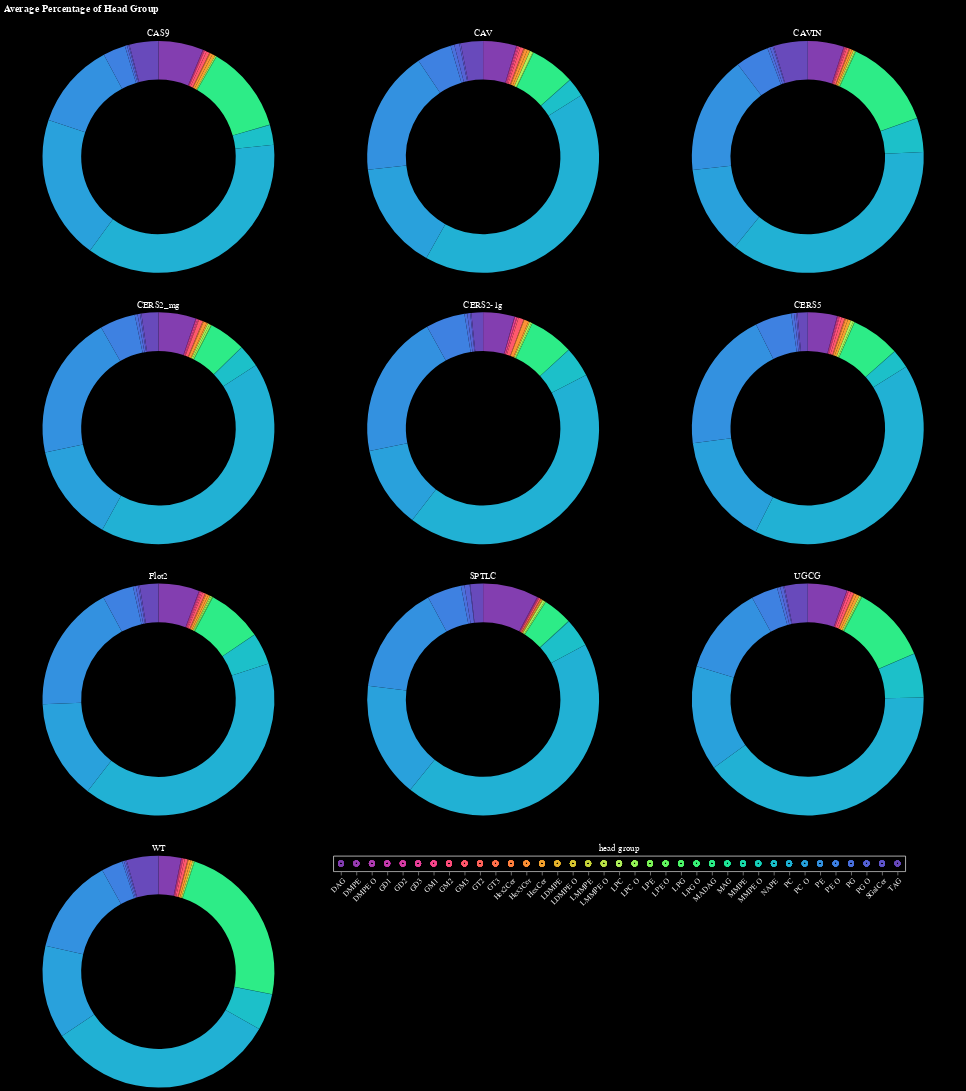

The notebook cell saved with this chart:
### Code cell
chart_list = []

# create selection tool
click = alt.selection_point(fields=['head group'])

# create head group legend
heads = alt.Chart(h).mark_point().encode(
    x=alt.X('head group').axis(labelAngle=-45),
    color=alt.condition(click, 'head group', alt.value('lightgray')),
    ).add_params(click).properties(title={'text':[], 'subtitle':'head group', 'subtitleColor':'white'})

for ptn in h['protein'].unique():
    source = h[h['protein'] == ptn]
    
    donut = alt.Chart(source).mark_arc(innerRadius=100).encode(
        theta='mean(percentage):Q',
        color=alt.condition(click, 'head group', alt.value('lightgray'), scale=alt.Scale(scheme='rainbow'), legend=None),
        opacity = alt.condition(click, alt.value(1), alt.value(0.1)),
        tooltip=['head group', 'mean(percentage)']
    ).add_params(click).properties(
        width=400,
        title={'text':[], 'subtitle':ptn, 'subtitleColor':'white'}
    )
    
    chart_list.append(donut)
    
d = alt.hconcat(*chart_list[:3]) & alt.hconcat(*chart_list[3:6]) & alt.hconcat(*chart_list[6:9]) & (chart_list[9] | heads)
d = d.properties(title=alt.Title('Average Percentage of Head Group', color='white')).configure(background='black').configure_axis(labelColor='white')
d.save('graphs/pos_mode_whole_dataset/head_group_donut_charts_interactive.html')
d

### Figure 1 — Vega-Lite specification as saved in the notebook (floating-point values rounded to 4 significant figures; data arrays with more than 128 entries replaced by an {"elided": "..."} marker saying what was removed)
{"config": {"view": {"continuousWidth": 300, "continuousHeight": 300}, "axis": {"labelColor": "white"}, "background": "black"}, "vconcat": [{"hconcat": [{"data": {"name": "data-e273de387ab2031afc46f2370f9f004d"}, "mark": {"type": "arc", "innerRadius": 100}, "encoding": {"color": {"condition": {"param": "param_91", "field": "head group", "scale": {"scheme": "rainbow"}, "legend": null, "type": "nominal"}, "value": "lightgray"}, "opacity": {"condition": {"param": "param_91", "value": 1}, "value": 0.1}, "theta": {"aggregate": "mean", "field": "percentage", "type": "quantitative"}, "tooltip": [{"field": "head group", "type": "nominal"}, {"aggregate": "mean", "field": "percentage", "type": "quantitative"}]}, "name": "view_707", "title": {"text": [], "subtitle": "CAS9", "subtitleColor": "white"}, "width": 400}, {"data": {"name": "data-caf2b40c04989602dc8548fdb1cca4ad"}, "mark": {"type": "arc", "innerRadius": 100}, "encoding": {"color": {"condition": {"param": "param_91", "field": "head group", "scale": {"scheme": "rainbow"}, "legend": null, "type": "nominal"}, "value": "lightgray"}, "opacity": {"condition": {"param": "param_91", "value": 1}, "value": 0.1}, "theta": {"aggregate": "mean", "field": "percentage", "type": "quantitative"}, "tooltip": [{"field": "head group", "type": "nominal"}, {"aggregate": "mean", "field": "percentage", "type": "quantitative"}]}, "name": "view_708", "title": {"text": [], "subtitle": "CAV", "subtitleColor": "white"}, "width": 400}, {"data": {"name": "data-98a0066be699f89de4b004aab5af84eb"}, "mark": {"type": "arc", "innerRadius": 100}, "encoding": {"color": {"condition": {"param": "param_91", "field": "head group", "scale": {"scheme": "rainbow"}, "legend": null, "type": "nominal"}, "value": "lightgray"}, "opacity": {"condition": {"param": "param_91", "value": 1}, "value": 0.1}, "theta": {"aggregate": "mean", "field": "percentage", "type": "quantitative"}, "tooltip": [{"field": "head group", "type": "nominal"}, {"aggregate": "mean", "field": "percentage", "type": "quantitative"}]}, "name": "view_709", "title": {"text": [], "subtitle": "CAVIN", "subtitleColor": "white"}, "width": 400}]}, {"hconcat": [{"data": {"name": "data-891fd4ae34236965fec36c2085e661a0"}, "mark": {"type": "arc", "innerRadius": 100}, "encoding": {"color": {"condition": {"param": "param_91", "field": "head group", "scale": {"scheme": "rainbow"}, "legend": null, "type": "nominal"}, "value": "lightgray"}, "opacity": {"condition": {"param": "param_91", "value": 1}, "value": 0.1}, "theta": {"aggregate": "mean", "field": "percentage", "type": "quantitative"}, "tooltip": [{"field": "head group", "type": "nominal"}, {"aggregate": "mean", "field": "percentage", "type": "quantitative"}]}, "name": "view_710", "title": {"text": [], "subtitle": "CERS2_mg", "subtitleColor": "white"}, "width": 400}, {"data": {"name": "data-68cbc73e96c4d0ee3ee817556d249468"}, "mark": {"type": "arc", "innerRadius": 100}, "encoding": {"color": {"condition": {"param": "param_91", "field": "head group", "scale": {"scheme": "rainbow"}, "legend": null, "type": "nominal"}, "value": "lightgray"}, "opacity": {"condition": {"param": "param_91", "value": 1}, "value": 0.1}, "theta": {"aggregate": "mean", "field": "percentage", "type": "quantitative"}, "tooltip": [{"field": "head group", "type": "nominal"}, {"aggregate": "mean", "field": "percentage", "type": "quantitative"}]}, "name": "view_711", "title": {"text": [], "subtitle": "CERS2-1g", "subtitleColor": "white"}, "width": 400}, {"data": {"name": "data-40907ee4a3d3611c183fd536f239e84d"}, "mark": {"type": "arc", "innerRadius": 100}, "encoding": {"color": {"condition": {"param": "param_91", "field": "head group", "scale": {"scheme": "rainbow"}, "legend": null, "type": "nominal"}, "value": "lightgray"}, "opacity": {"condition": {"param": "param_91", "value": 1}, "value": 0.1}, "theta": {"aggregate": "mean", "field": "percentage", "type": "quantitative"}, "tooltip": [{"field": "head group", "type": "nominal"}, {"aggregate": "mean", "field": "percentage", "type": "quantitative"}]}, "name": "view_712", "title": {"text": [], "subtitle": "CERS5", "subtitleColor": "white"}, "width": 400}]}, {"hconcat": [{"data": {"name": "data-7c1ab8a8553e21114c563cb2d146916d"}, "mark": {"type": "arc", "innerRadius": 100}, "encoding": {"color": {"condition": {"param": "param_91", "field": "head group", "scale": {"scheme": "rainbow"}, "legend": null, "type": "nominal"}, "value": "lightgray"}, "opacity": {"condition": {"param": "param_91", "value": 1}, "value": 0.1}, "theta": {"aggregate": "mean", "field": "percentage", "type": "quantitative"}, "tooltip": [{"field": "head group", "type": "nominal"}, {"aggregate": "mean", "field": "percentage", "type": "quantitative"}]}, "name": "view_713", "title": {"text": [], "subtitle": "Flot2", "subtitleColor": "white"}, "width": 400}, {"data": {"name": "data-2565128163189a5874560900d6d12f7d"}, "mark": {"type": "arc", "innerRadius": 100}, "encoding": {"color": {"condition": {"param": "param_91", "field": "head group", "scale": {"scheme": "rainbow"}, "legend": null, "type": "nominal"}, "value": "lightgray"}, "opacity": {"condition": {"param": "param_91", "value": 1}, "value": 0.1}, "theta": {"aggregate": "mean", "field": "percentage", "type": "quantitative"}, "tooltip": [{"field": "head group", "type": "nominal"}, {"aggregate": "mean", "field": "percentage", "type": "quantitative"}]}, "name": "view_714", "title": {"text": [], "subtitle": "SPTLC", "subtitleColor": "white"}, "width": 400}, {"data": {"name": "data-26feac4a4642c12dbb1eb9bd4c5dbe4d"}, "mark": {"type": "arc", "innerRadius": 100}, "encoding": {"color": {"condition": {"param": "param_91", "field": "head group", "scale": {"scheme": "rainbow"}, "legend": null, "type": "nominal"}, "value": "lightgray"}, "opacity": {"condition": {"param": "param_91", "value": 1}, "value": 0.1}, "theta": {"aggregate": "mean", "field": "percentage", "type": "quantitative"}, "tooltip": [{"field": "head group", "type": "nominal"}, {"aggregate": "mean", "field": "percentage", "type": "quantitative"}]}, "name": "view_715", "title": {"text": [], "subtitle": "UGCG", "subtitleColor": "white"}, "width": 400}]}, {"hconcat": [{"data": {"name": "data-0f31254afb0923d5c98eb8ccd5a5c7cf"}, "mark": {"type": "arc", "innerRadius": 100}, "encoding": {"color": {"condition": {"param": "param_91", "field": "head group", "scale": {"scheme": "rainbow"}, "legend": null, "type": "nominal"}, "value": "lightgray"}, "opacity": {"condition": {"param": "param_91", "value": 1}, "value": 0.1}, "theta": {"aggregate": "mean", "field": "percentage", "type": "quantitative"}, "tooltip": [{"field": "head group", "type": "nominal"}, {"aggregate": "mean", "field": "percentage", "type": "quantitative"}]}, "name": "view_716", "title": {"text": [], "subtitle": "WT", "subtitleColor": "white"}, "width": 400}, {"data": {"name": "data-fe34f9e50c031be2294e9ba7eafbcbc2"}, "mark": {"type": "point"}, "encoding": {"color": {"condition": {"param": "param_91", "field": "head group"}, "value": "lightgray"}, "x": {"axis": {"labelAngle": -45}, "field": "head group", "type": "nominal"}}, "name": "view_717", "title": {"text": [], "subtitle": "head group", "subtitleColor": "white"}}]}], "params": [{"name": "param_91", "select": {"type": "point", "fields": ["head group"]}, "views": ["view_707", "view_708", "view_709", "view_710", "view_711", "view_712", "view_713", "view_714", "view_715", "view_716", "view_717"]}], "title": {"text": "Average Percentage of Head Group", "color": "white"}, "$schema": "https://vega.github.io/schema/vega-lite/v5.16.3.json", "datasets": {"data-e273de387ab2031afc46f2370f9f004d": {"elided": "148 records"}, "data-caf2b40c04989602dc8548fdb1cca4ad": {"elided": "148 records"}, "data-98a0066be699f89de4b004aab5af84eb": {"elided": "148 records"}, "data-891fd4ae34236965fec36c2085e661a0": {"elided": "148 records"}, "data-68cbc73e96c4d0ee3ee817556d249468": {"elided": "148 records"}, "data-40907ee4a3d3611c183fd536f239e84d": {"elided": "148 records"}, "data-7c1ab8a8553e21114c563cb2d146916d": {"elided": "148 records"}, "data-2565128163189a5874560900d6d12f7d": {"elided": "148 records"}, "data-26feac4a4642c12dbb1eb9bd4c5dbe4d": {"elided": "148 records"}, "data-0f31254afb0923d5c98eb8ccd5a5c7cf": {"elided": "148 records"}, "data-fe34f9e50c031be2294e9ba7eafbcbc2": {"elided": "1480 records"}}}
